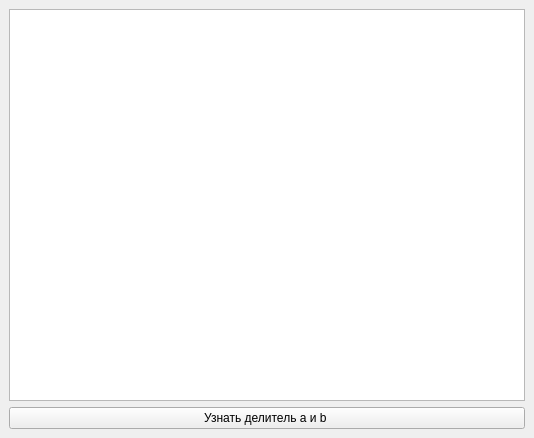
<?xml version="1.0" encoding="UTF-8"?>
<ui version="4.0">
 <class>MainWindow</class>
 <widget class="QMainWindow" name="MainWindow">
  <property name="geometry">
   <rect>
    <x>0</x>
    <y>0</y>
    <width>534</width>
    <height>438</height>
   </rect>
  </property>
  <property name="windowTitle">
   <string>MainWindow</string>
  </property>
  <widget class="QWidget" name="centralwidget">
   <layout class="QVBoxLayout" name="verticalLayout">
    <item>
     <widget class="QListWidget" name="listWidget"/>
    </item>
    <item>
     <widget class="QPushButton" name="pushButton">
      <property name="text">
       <string>Узнать делитель a и b </string>
      </property>
     </widget>
    </item>
   </layout>
  </widget>
  <action name="btnBrowse">
   <property name="text">
    <string>Узнать наибольший делитель а и b</string>
   </property>
   <property name="toolTip">
    <string>Обернись..</string>
   </property>
  </action>
 </widget>
 <resources/>
 <connections/>
</ui>
